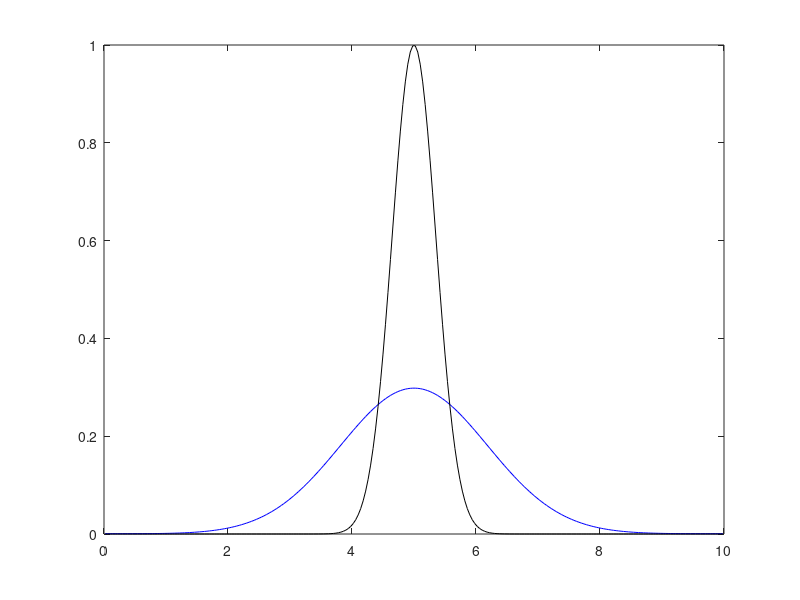
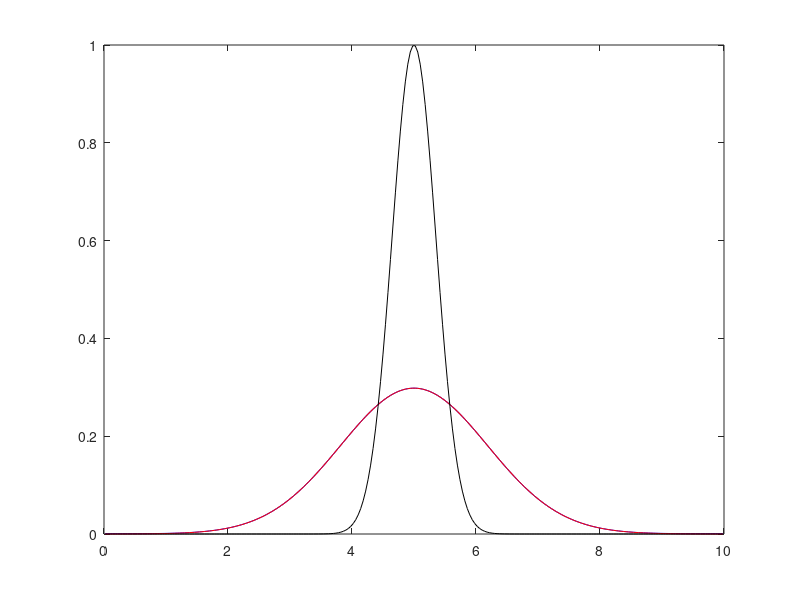

Source code (MATLAB) for these figures, in order:
% dampening scheme for possion equations dT2/dx2=0
%Write it in another format
% Vx=dP/dx
% dVxdx=f(x)

%Diffusion Eq: dTdt=D*Laplace(T)+f
%Adding pseudo time: dTdtau=dTdt-D*Laplace(T)-f

clear;clf
Lx = 10;
D  = 100;
nx = 250*1; %nx cell
dx = Lx/nx;
Imax = 100*nx;
%Initiation
x  = linspace(0,Lx,nx+1);
xc = (x(1:end-1)+x(2:end))/2;
T  = zeros(1,nx);
a  = 0.5*Lx;
t0 = Lx*Lx/D/1600;
T0 = exp(-(xc-a).^2/4/D/t0); 
%T0=exp(-((xc-a)).^2/D/(4*1/4)); % t=1/4;
Told = T0;
T  = T0;
f=sin(xc);f(:)=0;
%Boundary condition
%T(1)=Tana(1);T(end)=Tana(end);
dTdt=zeros(1,nx-2);
%P([1 end])=0;

cnt=100;
epsi=1e-3;

tsc = Lx*Lx/D;% 100
dt  = 0.01 %0.01*tsc
CFL = 0.8;
ndim=1;
itertol=0;
dtaudiff=CFL*dx*dx/2/D/ndim;
dt=dtaudiff*0.1;
time=0;
ttol=0.01*tsc; %0.1*tsc;
Tana0 = sqrt(t0/(t0+ttol)).*exp(-(xc-a).^2/(4*D*(t0+ttol)));
T(1)=Tana0(1);T(end)=Tana0(end);
it=0;

figure()
while (time<ttol*0.99 &&it<10000)
       q=-D*diff(T)/dx;
      % dTdt=(D*diff(T,2,2)/dx/dx+f(2:end-1));
       dTdt=(-diff(q)/dx+f(2:end-1));
       T(2:end-1)=T(2:end-1)+dt*dTdt;
    %itertol=itertol+iter;
 it=it+1;time=time+dt;
 Told=T;
 if mod(it,100)==0
     it
 plot(xc,T,'b',xc,T0,'k');drawnow%hold on
 end
 end

%Tana=1/sqrt(4*(ttol+1/4)).*exp(-(xc-a).^2/(4*D*(ttol+1/4)));
 %,xc,Tana,'r'
 Tana = sqrt(t0/(t0+time)).*exp(-(xc-a).^2/(4*D*(t0+time)));
figure();plot(xc,T,'b',xc,Tana,'r',xc,T0,'k')

fprintf('Total %d step are calculated.\n The physical time is =%3.1f\n',it,time,itertol); 